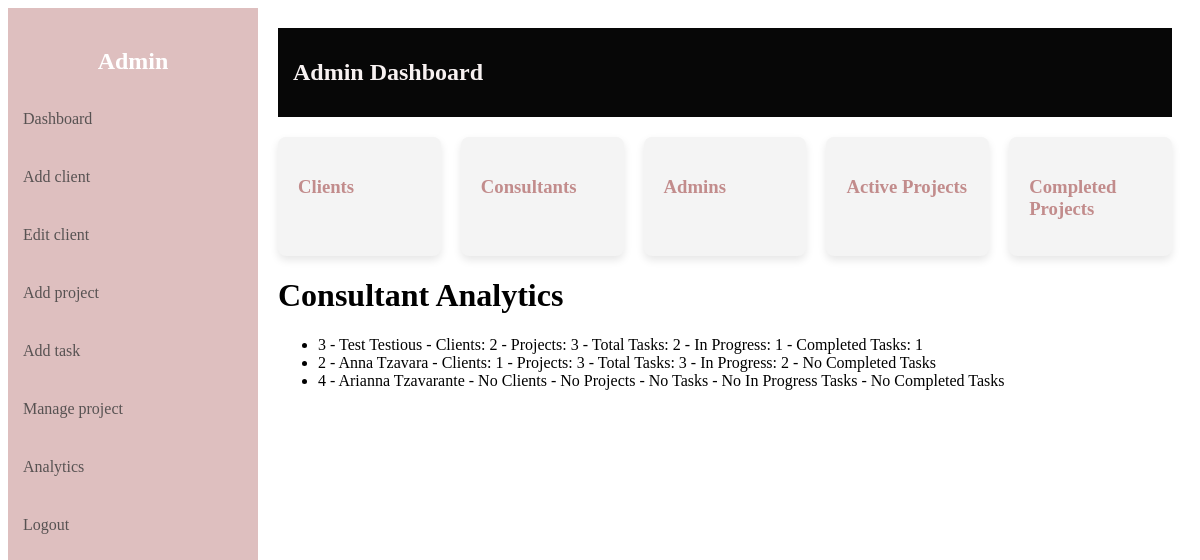
Screenshot of /dashboard/analytics (signed in) with the database file from the repository.
### server.py (models this page shows)
class User(UserMixin, db.Model):
    id = db.Column(db.Integer, primary_key=True)
    fullname = db.Column(db.String(150), nullable=False)
    username = db.Column(db.String(80), unique=True, nullable=False)
    email = db.Column(db.String(120), unique=True, nullable=False)
    phone = db.Column(db.String(10), unique=True, nullable=False)
    password = db.Column(db.String(200), nullable=False)
    role = db.Column(db.String(20), nullable=False, default='consultant')
    clients = db.relationship('Client', back_populates='consultant')
    projects = db.relationship('Project', secondary=project_consultants, back_populates='consultants')
    tasks = db.relationship('Task', back_populates='consultant')

### server.py (the view)
@app.route("/dashboard/analytics")
@login_required
def analytics():
    if current_user.role != 'admin':
        return "Unauthorized", 403
    task_counts = (
        db.session.query(
            Task.consultant_id.label('consultant_id'),
            func.count(Task.id).label('total_tasks_count'),
            func.count(case((Task.status == 'In Progress', 1))).label('in_progress_tasks_count'),
            func.count(case((Task.status == 'Completed', 1))).label('completed_tasks_count'),
        )
        .group_by(Task.consultant_id)
        .subquery()
    )
    client_counts = (
        db.session.query(
            Client.consultant_id.label('consultant_id'),
            func.count(Client.id).label('client_count'),
        )
        .group_by(Client.consultant_id)
        .subquery()
    )
    project_counts = (
        db.session.query(
            project_consultants.c.consultant_id.label('consultant_id'),
            func.count(project_consultants.c.project_id).label('project_count'),
        )
        .group_by(project_consultants.c.consultant_id)
        .subquery()
    )
    consultants = (
        db.session.query(
            User.id,
            User.fullname,
            func.coalesce(task_counts.c.total_tasks_count, 0).label('total_tasks_count'),
            func.coalesce(task_counts.c.in_progress_tasks_count, 0).label('in_progress_tasks_count'),
            func.coalesce(task_counts.c.completed_tasks_count, 0).label('completed_tasks_count'),
            func.coalesce(client_counts.c.client_count, 0).label('client_count'),
            func.coalesce(project_counts.c.project_count, 0).label('project_count'),
        )
        .outerjoin(task_counts, task_counts.c.consultant_id == User.id)
        .outerjoin(client_counts, client_counts.c.consultant_id == User.id)
        .outerjoin(project_counts, project_counts.c.consultant_id == User.id)
        .filter(User.role == 'consultant')
        .group_by(User.id)
        .all()
    )
    consultants_with_stats = [
        {
            "id": row.id,
            "fullname": row.fullname,
            "total_tasks_count": row.total_tasks_count,
            "in_progress_tasks_count": row.in_progress_tasks_count,
            "completed_tasks_count": row.completed_tasks_count,
            "client_count": row.client_count,
            "project_count": row.project_count,
        }
        for row in consultants
    ]
    return render_template('analytics.html', consultant_stats=consultants_with_stats)

### server.py (called while the page is built)
@login_manager.user_loader
def load_user(user_id):
    return User.query.get(int(user_id))

### templates/analytics.html (shortened to what this page needs)
{% extends 'dashboard.html' %}
{% block content %}
    <h1>Consultant Analytics</h1>
    <ul>
        {% for consultant in consultant_stats|sort(attribute='completed_tasks_count', reverse=True) %}
        <li>
            {{ consultant.id }} -
            {{ consultant.fullname }} -
            {% if consultant.client_count %}
                Clients: {{ consultant.client_count }}
            {% else %}
                No Clients
            {% endif %} -
            {% if consultant.project_count %}
                Projects: {{ consultant.project_count }}
            {% else %}
                No Projects
            {% endif %} -
            {% if consultant.total_tasks_count %}
                Total Tasks: {{ consultant.total_tasks_count }}
            {% else %}
                No Tasks
            {% endif %} -
            {% if consultant.in_progress_tasks_count %}
                In Progress: {{ consultant.in_progress_tasks_count }}
            {% else %}
                No In Progress Tasks
            {% endif %} -
            {% if consultant.completed_tasks_count %}
                Completed Tasks: {{ consultant.completed_tasks_count }}
            {% else %}
                No Completed Tasks
            {% endif %}
        </li>
        {% else %}
        <li>No Consultants available.</li>
        {% endfor %}
    </ul>
{% endblock %}

### rows the page displays
User: id "3", fullname "Test Testious", client_count "2", project_count "3", total_tasks_count "2", in_progress_tasks_count "1", completed_tasks_count "1"
User: id "2", fullname "Anna Tzavara", client_count "1", project_count "3", total_tasks_count "3", in_progress_tasks_count "2", shows "No Completed Tasks"
User: id "4", fullname "Arianna Tzavarante", shows "No Clients", shows "No Projects", shows "No Tasks", shows "No In Progress Tasks", shows "No Completed Tasks"
